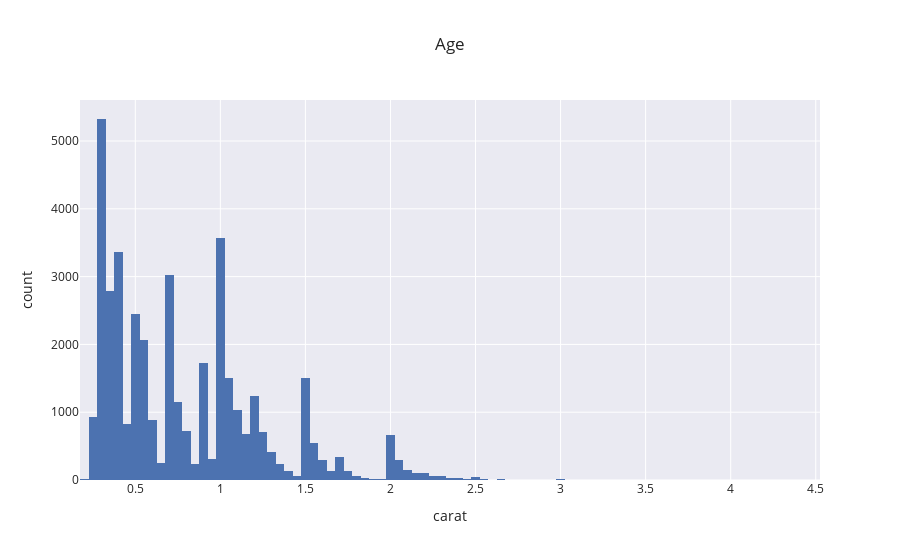

The notebook cell this image was saved under:
### Code cell
fig=px.histogram(X, x='carat',nbins=100,template='seaborn',title='Age',barmode='group')
fig.show()

### Figure 1 — Plotly figure (JSON) as saved in the notebook; plotly's stock layout.template omitted (floating-point values rounded to 4 significant figures; data arrays with more than 128 entries replaced by an {"elided": "..."} marker saying what was removed)
{"data": [{"alignmentgroup": "True", "bingroup": "x", "hovertemplate": "carat=%{x}<br>count=%{y}<extra></extra>", "legendgroup": "", "marker": {"color": "rgb(76,114,176)"}, "name": "", "nbinsx": 100, "offsetgroup": "", "orientation": "v", "showlegend": false, "type": "histogram", "x": {"elided": "40380 float values"}, "xaxis": "x", "yaxis": "y"}], "layout": {"autosize": true, "barmode": "group", "legend": {"tracegroupgap": 0}, "title": {"text": "Age"}, "xaxis": {"anchor": "y", "autorange": true, "domain": [0, 1], "range": [0.175, 4.525], "title": {"text": "carat"}, "type": "linear"}, "yaxis": {"anchor": "x", "autorange": true, "domain": [0, 1], "range": [0, 5605.0], "title": {"text": "count"}}}}
